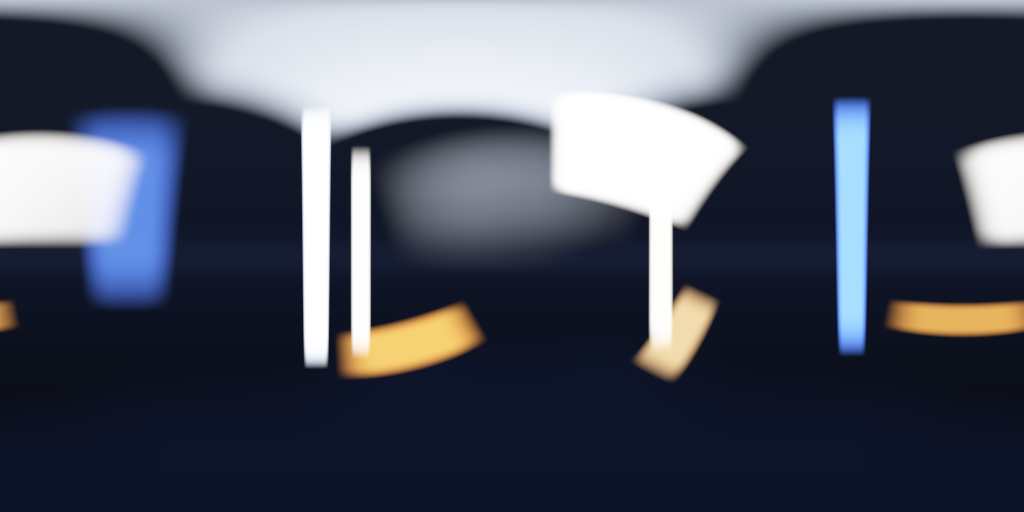
#> input picture ios/TimeKeeper/Token3D/env.png, 2048 x 1024 px (shown at 1/2 size)
$ python -i render.py   (imports and definitions only)
#> lines starting #> are read from the running program, lines starting #| are printed output that depends on the picture
### store/make/jeton/build.py
"""Reconstruit jeton.blend de zéro : python3 build.py
Repère de modélisation « disque » : x à droite, y vers midi, z vers le spectateur (recto).
Converti en Blender par (x, y, z) -> (x, -z, y) : le recto regarde -Y, midi est en +Z.
Après export glTF/USD (Y en haut) on retrouve exactement le repère disque."""
import os, math
import sys
import numpy as np
import bpy
sys.path.insert(0, os.path.dirname(os.path.abspath(__file__)))

HERE = os.path.dirname(os.path.abspath(__file__))
TAU = 2 * math.pi
NSEG = 240
N_GUILLOCHE = 84
GUILLOCHE_H = 0.25
SNAIL_ROT = float(os.environ.get('SNAIL_ROT', -0.125))
INDEX_ANGLE = math.radians(12)
INDEX_R = 0.4545
PAREN_GAP = 0.056
PAREN_OPEN = 0.036


def srgb(hexstr):
#> called with hexstr = '#1F3A8A'
    h = hexstr.lstrip('#')
    out = []
    for i in (0, 2, 4):
        c = int(h[i:i + 2], 16) / 255.0
        out.append(c / 12.92 if c <= 0.04045 else ((c + 0.055) / 1.055) ** 2.4)
    return tuple(out)


BLEU = srgb('#1F3A8A')
CREME = srgb('#F7EBDB')
NUIT = srgb('#0B1530')

# valeurs PBR de référence (aussi écrites dans les matières exportées)
PBR = {
    'Laiton': dict(color=srgb('#D8A446'), metallic=1.0, roughness=0.14),
    'LaitonFilet': dict(color=srgb('#E2B45A'), metallic=1.0, roughness=0.16),
    'LaitonPoli': dict(color=srgb('#D8A446'), metallic=1.0, roughness=0.16),
    'AcierGuilloche': dict(color=srgb('#2C4A9E'), metallic=1.0, roughness=0.17),
    'AcierBrosse': dict(color=srgb('#2A479A'), metallic=1.0, roughness=0.34),
    'AcierPoli': dict(color=srgb('#2C4A9E'), metallic=1.0, roughness=0.10),
    'Email': dict(color=CREME, metallic=0.0, roughness=0.14, emission=0.55),
    'Verre': dict(color=(0.0, 0.0, 0.0), metallic=0.0, roughness=0.02, alpha=0.06),
}


# ---------------------------------------------------------------- géométrie
class MB:
    def __init__(self):
        self.v, self.f, self.uv, self.fin, self.smooth = [], [], [], [], []

    def vert(self, x, y, z):
        self.v.append((x, -z, y))
        return len(self.v) - 1

    # [131 lines left out: functions face, object, revolve, arc, carrure, chaton_groups, not called in this run]


def index_centers():
    return [(INDEX_R * math.sin(s * INDEX_ANGLE), INDEX_R * math.cos(s * INDEX_ANGLE)) for s in (-1, 1)]


# [243 lines left out: functions lunette, index, cuvette, medaillon, paren, verre and 7 more, not called in this run]


def L(nt, a, b):
    nt.links.new(a, b)


# [300 lines left out: functions val, math_, mixc, radius_obj, noise, scratches and 9 more, not called in this run]


# [5 lines that do not run on import are left out]

### store/make/jeton/render.py
"""Rendus Cycles : python3 render.py recto verso trois-quarts vide macro [--px 1600] [--spp 96]"""
import os, sys, math, time
import bpy
HERE = os.path.dirname(os.path.abspath(__file__))
sys.path.insert(0, HERE)
import build

NUIT = (0x0B, 0x15, 0x30)


# [80 lines left out: functions cycles, set_vide, shot, not called in this run]


def nuit(path):
#> called with path = '../../../ios/TimeKeeper/Token3D/env.png'
    from PIL import Image, ImageFilter, ImageDraw
    im = Image.open(path).convert('RGBA')
    w, h = im.size
#> w = 2048; h = 1024
    bg = Image.new('RGB', (w, h), NUIT)
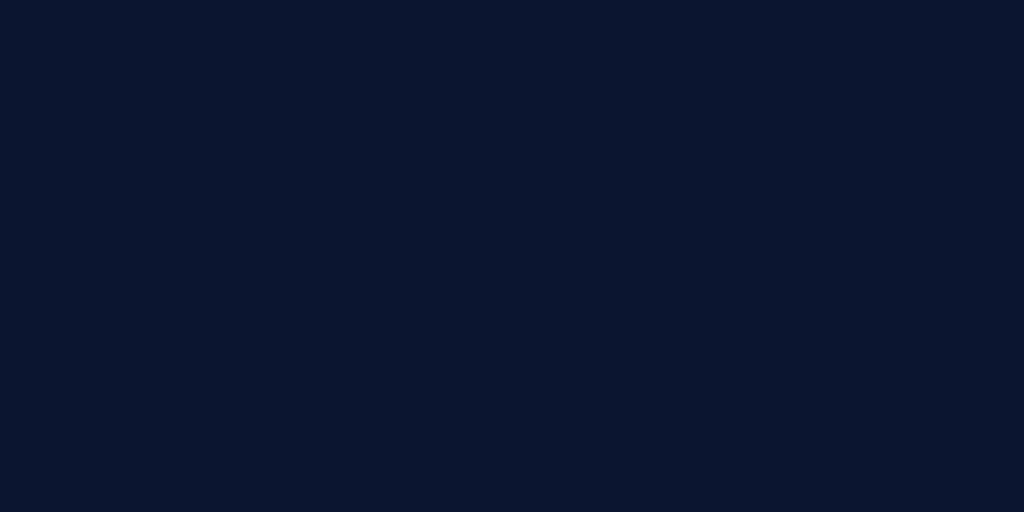
#> bg: PIL image 2048x1024 RGB (shown at 1/2 size); mean R, G, B 11, 21, 48
    glow = Image.new('L', (w, h), 0)
#> glow: PIL image 2048x1024 L; every value is 0
    d = ImageDraw.Draw(glow)
    d.ellipse((w * 0.12, h * 0.12, w * 0.88, h * 0.88), fill=70)
    glow = glow.filter(ImageFilter.GaussianBlur(w * 0.11))
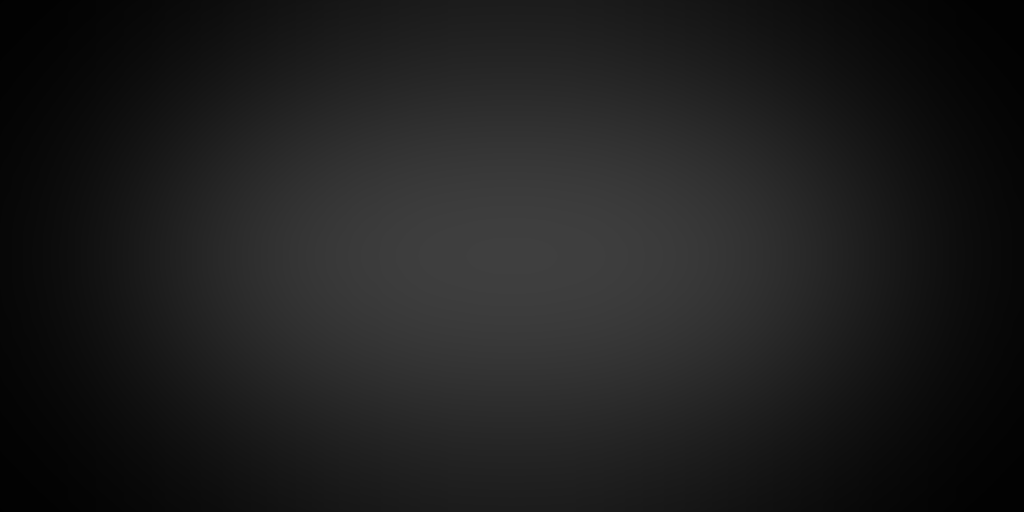
#> glow: PIL image 2048x1024 L (shown at 1/2 size); min 1, max 63, mean 29.8
    bg = Image.composite(Image.new('RGB', (w, h), (0x1F, 0x3A, 0x8A)), bg, glow)
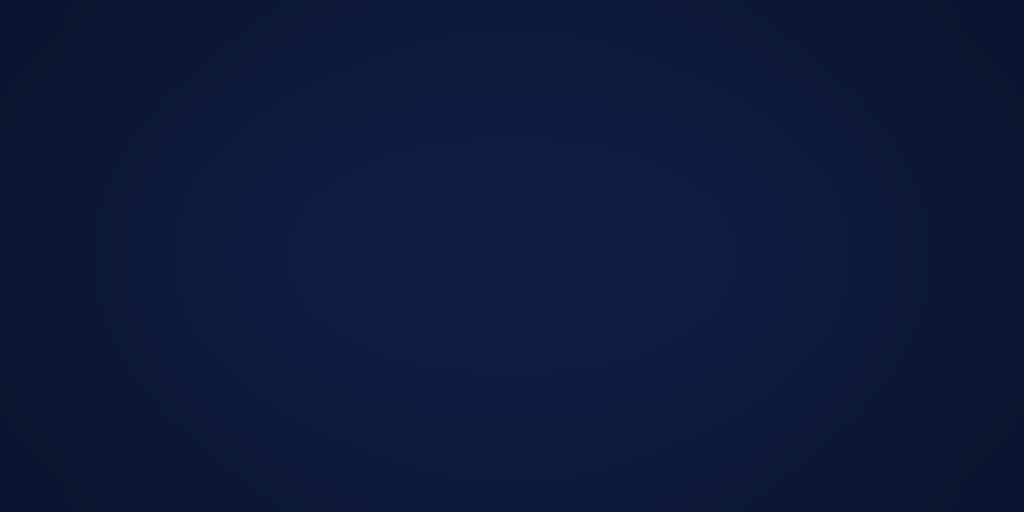
#> bg: PIL image 2048x1024 RGB (shown at 1/2 size); mean R, G, B 13.3, 25.3, 58.5
    sh = im.split()[3].filter(ImageFilter.GaussianBlur(w * 0.02)).point(lambda v: int(v * 0.55))
#> sh: PIL image 2048x1024 L; every value is 140
    bg = Image.composite(Image.new('RGB', (w, h), (3, 6, 16)), bg, sh)
    bg.paste(im, (0, 0), im)
#> bg is the input picture: PIL image 2048x1024 RGB; mean R, G, B 76.5, 81.9, 96.1
    bg.save(path.replace('.png', '-nuit.png'))


# [26 lines not run here, left out]

>>> result = nuit('../../../ios/TimeKeeper/Token3D/env.png')
